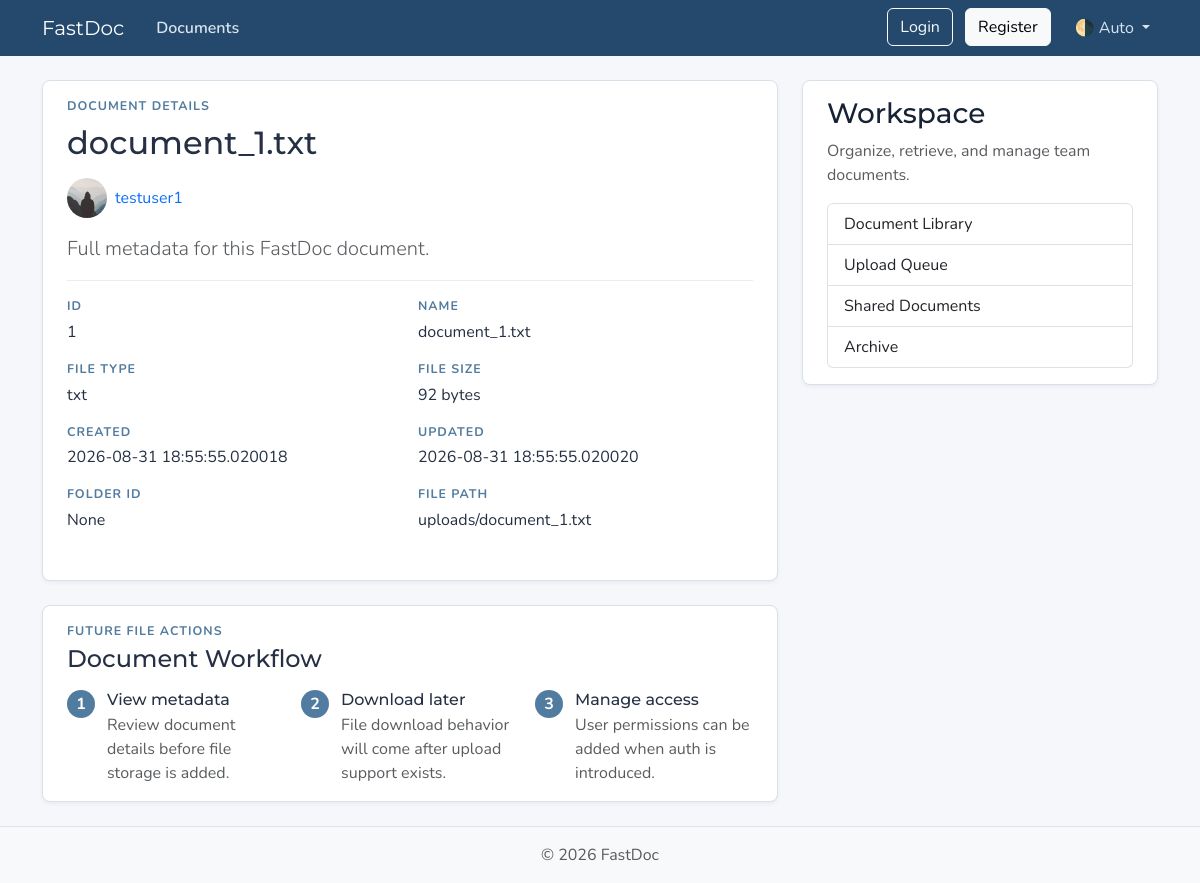
The page /documents/1 on the database as committed earlier.
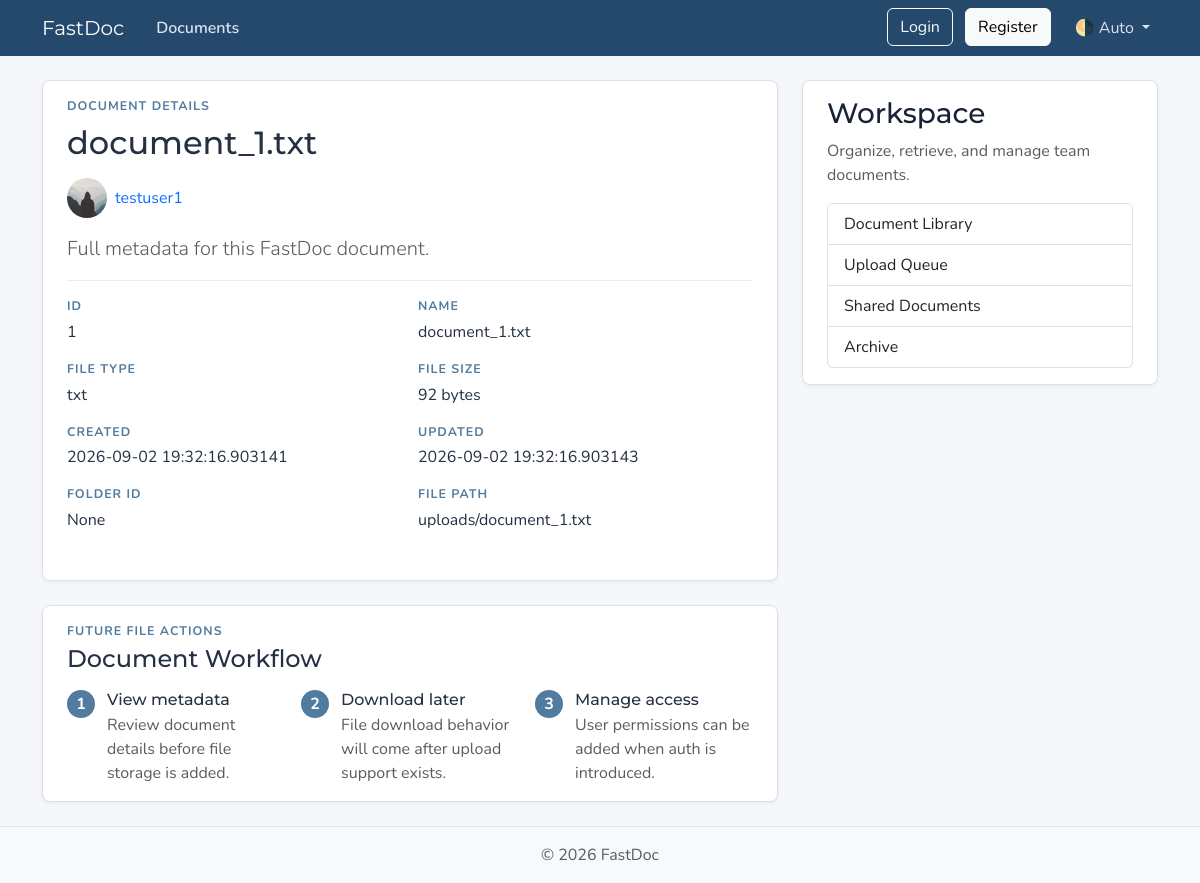
The same page on the database as committed later.
### models.py (models this page shows)
class Document(Base):
    __tablename__ = "documents"
    id: Mapped[int] = mapped_column(Integer, primary_key=True, index=True)
    name: Mapped[str] = mapped_column(String(100), nullable=False)
    file_path: Mapped[str] = mapped_column(String(300), nullable=False)
    file_type: Mapped[str] = mapped_column(String(20), nullable=False)
    file_size: Mapped[int] = mapped_column(Integer, nullable=False)
    date_created: Mapped[datetime] = mapped_column(
        DateTime(timezone=True),
        default=lambda: datetime.now(UTC),
    )
    date_updated: Mapped[datetime] = mapped_column(
        DateTime(timezone=True),
        default=lambda: datetime.now(UTC),
        onupdate=lambda: datetime.now(UTC),
    )
    folder_id: Mapped[int | None] = mapped_column(Integer, nullable=True, default=None)
    user_id: Mapped[int] = mapped_column(
        ForeignKey("users.id"),
        nullable=False,
        index=True,
    )
    owner: Mapped[User] = relationship(back_populates="documents")

### main.py (the view)
@app.get("/documents/{doc_id}", include_in_schema=False)
async def doc_page(
    request: Request, doc_id: int, db: Annotated[AsyncSession, Depends(get_db)]
):
    result = await db.execute(
        select(models.Document)
        .options(selectinload(models.Document.owner))
        .where(models.Document.id == doc_id)
    )
    document = result.scalars().first()
    if document:
        title = document.name[:50]
        return templates.TemplateResponse(
            request,
            "doc.html",
            {
                "document": document,
                "title": title,
            },
        )
    raise HTTPException(
        status_code=status.HTTP_404_NOT_FOUND,
        detail="Document not found",
    )

### templates/doc.html (shortened to what this page needs)
{% extends "layout.html" %}
{% block content %}
<article class="content-section py-3 px-4 mb-4">
  <div class="mb-3">
    <p class="section-kicker mb-2">Document Details</p>
    <h1 class="h2 mb-3">{{ document.name }}</h1>
    <div class="d-flex align-items-center gap-2 mb-3">
      <img class="rounded-circle document-owner-img" src="{{ document.owner.image_path }}"
        alt="{{ document.owner.username }}'s profile picture" width="40" height="40" loading="lazy">
      <a class="document-owner-link" href="{{ url_for("user_documents", user_id=document.owner.id) }}">{{
        document.owner.username }}</a>
    </div>
    <p class="lead text-body-secondary mb-0">Full metadata for this FastDoc document.</p>
  </div>
  <div class="document-list mb-3">
    <div class="document-item py-3">
      <div class="row g-3">
        <div class="col-md-6">
          <p class="section-kicker mb-1">ID</p>
          <p class="mb-0">{{ document.id }}</p>
        </div>
        <div class="col-md-6">
          <p class="section-kicker mb-1">Name</p>
          <p class="mb-0">{{ document.name }}</p>
        </div>
        <div class="col-md-6">
          <p class="section-kicker mb-1">File Type</p>
          <p class="mb-0">{{ document.file_type }}</p>
        </div>
        <div class="col-md-6">
          <p class="section-kicker mb-1">File Size</p>
          <p class="mb-0">{{ document.file_size }} bytes</p>
        </div>
        <div class="col-md-6">
          <p class="section-kicker mb-1">Created</p>
          <p class="mb-0">{{ document.date_created }}</p>
        </div>
        <div class="col-md-6">
          <p class="section-kicker mb-1">Updated</p>
          <p class="mb-0">{{ document.date_updated }}</p>
        </div>
        <div class="col-md-6">
          <p class="section-kicker mb-1">Folder ID</p>
          <p class="mb-0">{{ document.folder_id if document.folder_id else "None" }}</p>
        </div>
        <div class="col-md-6">
          <p class="section-kicker mb-1">File Path</p>
          <p class="mb-0">{{ document.file_path }}</p>
        </div>
      </div>
    </div>
  </div>
</article>
<section class="content-section py-3 px-4 mb-4">
  <p class="section-kicker mb-1">Future File Actions</p>
  <h2 class="h4 mb-3">Document Workflow</h2>
  <div class="row g-3">
    <div class="col-md-4">
      <div class="workflow-step">
        <span class="workflow-number">1</span>
        <div>
          <h3 class="h6 mb-1">View metadata</h3>
          <p class="text-body-secondary mb-0">Review document details before file storage is added.</p>
        </div>
      </div>
    </div>
    <div class="col-md-4">
      <div class="workflow-step">
        <span class="workflow-number">2</span>
        <div>
          <h3 class="h6 mb-1">Download later</h3>
          <p class="text-body-secondary mb-0">File download behavior will come after upload support exists.</p>
        </div>
      </div>
    </div>
    <div class="col-md-4">
      <div class="workflow-step">
        <span class="workflow-number">3</span>
        <div>
          <h3 class="h6 mb-1">Manage access</h3>
          <p class="text-body-secondary mb-0">User permissions can be added when auth is introduced.</p>
        </div>
      </div>
    </div>
  </div>
</section>
{% endblock content %}

Rows that differ between the two databases and show on the page:
changed Document "document_1.txt": date_created "2026-08-31 18:55:55.020018" → "2026-09-02 19:32:16.903141"; date_updated "2026-08-31 18:55:55.020020" → "2026-09-02 19:32:16.903143"
